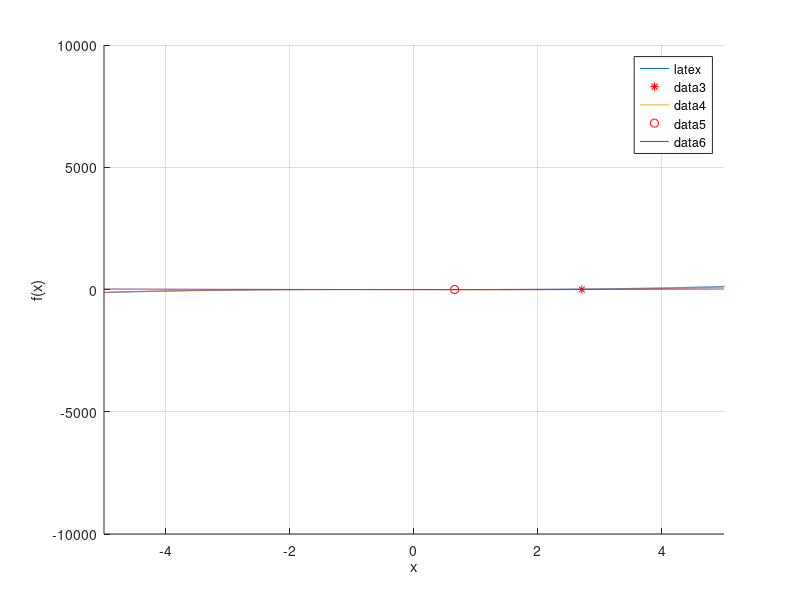

The MATLAB source for this figure: (Note: this script raises an error after producing the figure.)

% Umer Islam 
% FA18-BPH-092
%CMPLAB Assignment#2
%%                                 Question#1 
% 1. Write a MATLAB program which calculates the root of the equation c
% in the interval [0.5, 2], using False position method. Make sure to account for every
% possibility. Plot the given function and the calculated root.

clc,clearvars,close all; whos
% define function
f = @(x) x^3-2*sin(x); % matlab takes the sin(x) values in degree by default
%define interval, changing the interval will find other roots
a = -5;
b = -1;
%tolerance
e = 0.00001;
% no. of itterations
n = 300;
%condition
if f(a)*f(b)<0 && a<b
    for i = i :n

        c = ( ( a*f(b)-b*f(a) ) /(f(b)*f(a)));
        % c = ( ( a*f(b)-b*f(a) ) /(f(b)-f(a)));
        fprintf(' root value for %d itteration  = %.5f \n',i,c)
        if abs(f(c)<e)
            break
        end
        if f(a)*f(c)<0
            b = c;
        else
            a = c;
        end
    end

else
    disp("No root lies in the interval")
end
hold on 
fplot(f,[-20,20])
legend(Interpreter="latex")
grid on
plot(c,0,'or')
hold off

%%                             Question#2
% 2. Write a MATLAB program which calculates the root of the function f (x) = x^3−4x−9,
% using Secant method. Make sure to account for every possibility. Plot the given function
% and the calculated root.
clearvars;clc;who;close all;
% define the function
f = @(x) x^3-4*x-9;
%intial points
x_0 = -5;
x_1 = 5;
e = 10^-4; %tolerance, to stop the loop
n = 10;

%condition
for i = 1:n
    x_2 = (x_0*f(x_1)-x_1*f(x_0))/(f(x_1)-f(x_0))

    x_0 = x_1;
    x_1= x_2;
end
%plot the function and its root
hold on
fplot(f)
legend(Interpreter="latex")
xlabel("x")
ylabel("f(x)")
plot(x_2,0,"*r")
grid on
hold off


%%                             Question#3
% 
% 3. Write a MATLAB program which calculates the root of the equation x4 − x2 = 1,
% using the (fixed-point) Iteration method. Make sure to account for every possibility. Plot
% the given function and the calculated root.
clearvars;clc;who,close all;
%define the function
% x^4 -x^2 - 1 = 0;  rearrange as x = sqrt(x^2-1)
f = @(x) sqrt(x^4-1) ; % looking at graph tells us that we have 2 roots
% f = @(x) (2^x+2)/5; % for testing the function
x0 = -2; % Initial guess
tol = 10^-10;
flag = true;
its = 0;
while flag == true && its<100

    x = f(x0);
    if abs(x-x0)<tol
        flag = false;
    end
    x0 = x;
    its = its+1;
end
disp([x, x^4-x^2-1, its])
hold on
fplot(f)
plot(x,0,'or')
hold off
%%                             Question#4
% Write a MATLAB program which calculates the root of the function f (x, y) = x2 −y3
% using MATLAB’s fsolve function.
clearvars;clc;who,close all;
warning("fzero  'Single-variable' nonlinear zero finding")
warning("we must fix one variable by giving it a scalar value")
fprintf('lets put y =1, this will give us 2 roots')
f = @(x) x.^2-(1).^3;
x0= -10;
x1 =10;
r = fzero(f,x0)
r1 = fzero(f,x1)
hold on
fplot(f)
xlabel("x",interpreter = "latex")

ylabel("f(x)",interpreter = "latex")
legend(Interpreter="latex")
box off
plot(r,0,'*r')
plot(r1,0,'*r')
grid on
hold off

%%                             Question#5
% Write a MATLAB program which calculates the roots of the polynomial x3 = 2 − x.
% Plot the given polynomial and the calculated roots.
clc,clearvars,whos, close all 
% define the function
f = @(x) x^3+x-2;
% define the interval
a = -10; 
b = 20; 

% a = input('select left side of the interval');
% b = input('select rigth side of the interval');

% define the itterations
n = 29;
e = 0.00001;
% write conditions
if f(a)*f(b)<0
	for i = i :n
		c = ((a+b)/2);
        fprintf('root is : %.6f ,  no. of itteration:  %d\n',c,i)
        if abs(a-c)<e || abs(b-c)<e
            break
        end
		if f(a)*f(c)<0
		b =c;
		else 
    		a =c;
		end
	end
else
disp('No root lies in the interval')
end
%plot function and its root in the given interval
hold on 
xlabel("x",Interpreter="latex",FontSize=15)
ylabel("f(x)",Interpreter="latex",FontSize=15)
legend('Interpreter','latex',FontSize=15) 
box off
fplot(f,lineWidth=1.5)
plot(c,0,'*r',LineWidth=2)
grid on 
hold off